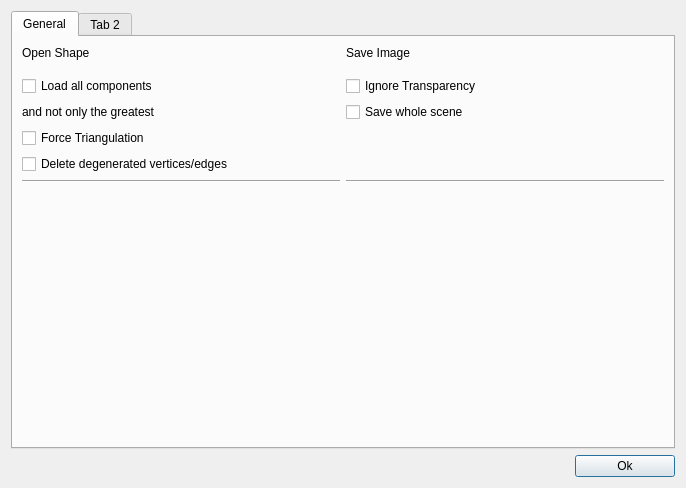
<?xml version="1.0" encoding="UTF-8"?>
<ui version="4.0">
 <class>Settings</class>
 <widget class="QDialog" name="Settings">
  <property name="geometry">
   <rect>
    <x>0</x>
    <y>0</y>
    <width>686</width>
    <height>488</height>
   </rect>
  </property>
  <property name="windowTitle">
   <string>Settings</string>
  </property>
  <layout class="QVBoxLayout" name="verticalLayout">
   <item>
    <widget class="QTabWidget" name="tabWidget">
     <widget class="QWidget" name="tab">
      <attribute name="title">
       <string>General</string>
      </attribute>
      <layout class="QVBoxLayout" name="verticalLayout_3">
       <item>
        <layout class="QVBoxLayout" name="verticalLayout_2">
         <item>
          <layout class="QGridLayout" name="gridLayout">
           <item row="0" column="0">
            <widget class="QLabel" name="label_2">
             <property name="text">
              <string>Open Shape</string>
             </property>
            </widget>
           </item>
           <item row="3" column="0">
            <widget class="QLabel" name="label_3">
             <property name="text">
              <string>and not only the greatest</string>
             </property>
            </widget>
           </item>
           <item row="1" column="1">
            <spacer name="verticalSpacer">
             <property name="orientation">
              <enum>Qt::Vertical</enum>
             </property>
             <property name="sizeType">
              <enum>QSizePolicy::Fixed</enum>
             </property>
             <property name="sizeHint" stdset="0">
              <size>
               <width>20</width>
               <height>10</height>
              </size>
             </property>
            </spacer>
           </item>
           <item row="7" column="1">
            <spacer name="verticalSpacer_2">
             <property name="orientation">
              <enum>Qt::Vertical</enum>
             </property>
             <property name="sizeHint" stdset="0">
              <size>
               <width>20</width>
               <height>40</height>
              </size>
             </property>
            </spacer>
           </item>
           <item row="2" column="1">
            <widget class="QCheckBox" name="checkNoTransparency">
             <property name="text">
              <string>Ignore Transparency</string>
             </property>
            </widget>
           </item>
           <item row="5" column="0">
            <widget class="QCheckBox" name="checkBoxDegenerated">
             <property name="text">
              <string>Delete degenerated vertices/edges</string>
             </property>
            </widget>
           </item>
           <item row="0" column="1">
            <widget class="QLabel" name="label">
             <property name="text">
              <string>Save Image</string>
             </property>
            </widget>
           </item>
           <item row="6" column="0">
            <widget class="Line" name="line">
             <property name="orientation">
              <enum>Qt::Horizontal</enum>
             </property>
            </widget>
           </item>
           <item row="6" column="1">
            <widget class="Line" name="line_2">
             <property name="orientation">
              <enum>Qt::Horizontal</enum>
             </property>
            </widget>
           </item>
           <item row="2" column="0">
            <widget class="QCheckBox" name="checkBoxComponents">
             <property name="text">
              <string>Load all components</string>
             </property>
            </widget>
           </item>
           <item row="3" column="1">
            <widget class="QCheckBox" name="checkWholeScene">
             <property name="text">
              <string>Save whole scene</string>
             </property>
            </widget>
           </item>
           <item row="4" column="0">
            <widget class="QCheckBox" name="checkTriangulation">
             <property name="text">
              <string>Force Triangulation</string>
             </property>
            </widget>
           </item>
          </layout>
         </item>
        </layout>
       </item>
      </layout>
     </widget>
     <widget class="QWidget" name="tab_2">
      <attribute name="title">
       <string>Tab 2</string>
      </attribute>
     </widget>
    </widget>
   </item>
   <item>
    <layout class="QHBoxLayout" name="horizontalLayout">
     <item>
      <spacer name="horizontalSpacer">
       <property name="orientation">
        <enum>Qt::Horizontal</enum>
       </property>
       <property name="sizeHint" stdset="0">
        <size>
         <width>40</width>
         <height>20</height>
        </size>
       </property>
      </spacer>
     </item>
     <item>
      <widget class="QPushButton" name="pushButton">
       <property name="sizePolicy">
        <sizepolicy hsizetype="Fixed" vsizetype="Fixed">
         <horstretch>0</horstretch>
         <verstretch>0</verstretch>
        </sizepolicy>
       </property>
       <property name="minimumSize">
        <size>
         <width>100</width>
         <height>0</height>
        </size>
       </property>
       <property name="text">
        <string>Ok</string>
       </property>
      </widget>
     </item>
    </layout>
   </item>
  </layout>
 </widget>
 <resources/>
 <connections>
  <connection>
   <sender>pushButton</sender>
   <signal>clicked()</signal>
   <receiver>Settings</receiver>
   <slot>hide()</slot>
   <hints>
    <hint type="sourcelabel">
     <x>623</x>
     <y>459</y>
    </hint>
    <hint type="destinationlabel">
     <x>342</x>
     <y>243</y>
    </hint>
   </hints>
  </connection>
 </connections>
</ui>
